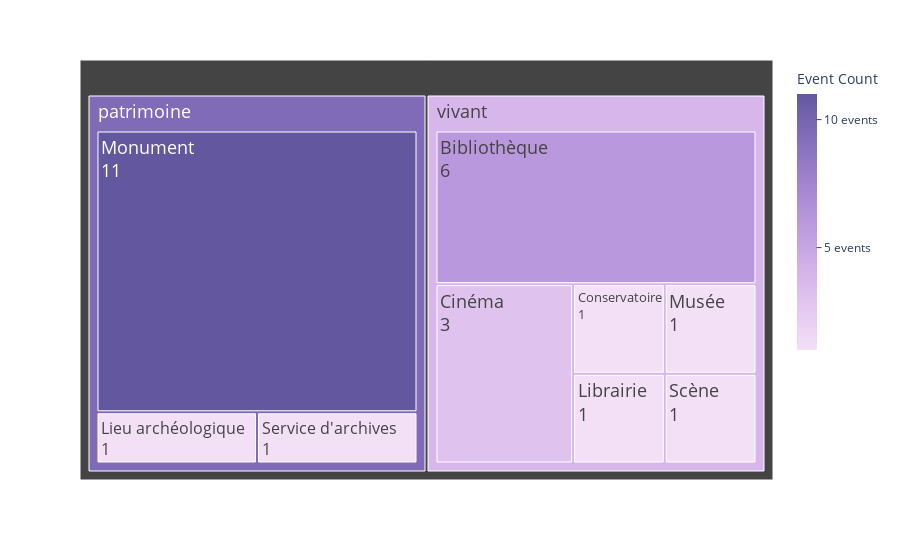

Notebook source saved alongside this figure:
### Code cell
fig = px.treemap(df_filtered, 
                 path=['categorie', 'Type équipement ou lieu'], 
                 values='count', 
                 labels={'count': 'Event Count'},
                 color='count',
                 color_continuous_scale='Purp',
                 hover_data={'count': True})

fig.update_traces(textinfo="label+value", textfont_size=18)

fig.update_layout(
    coloraxis_colorbar=dict(
        title="Event Count",
        thicknessmode="pixels", thickness=20,
        lenmode="pixels", len=300,
        yanchor="top", y=1,
        ticks="outside", ticksuffix=" events",
        dtick=5
    )
)

fig.show()

### Figure 1 — Plotly figure (JSON) as saved in the notebook; plotly's stock layout.template omitted (floating-point values rounded to 4 significant figures)
{"data": [{"branchvalues": "total", "customdata": [[6], [3], [1], [1], [1], [11], [1], [1], [1], [9.462], [3.769]], "domain": {"x": [0, 1], "y": [0, 1]}, "hovertemplate": "labels=%{label}<br>count_sum=%{value}<br>parent=%{parent}<br>id=%{id}<br>Event Count=%{color}<extra></extra>", "ids": ["vivant/Bibliothèque", "vivant/Cinéma", "vivant/Conservatoire", "vivant/Librairie", "patrimoine/Lieu archéologique", "patrimoine/Monument", "vivant/Musée", "vivant/Scène", "patrimoine/Service d'archives", "patrimoine", "vivant"], "labels": ["Bibliothèque", "Cinéma", "Conservatoire", "Librairie", "Lieu archéologique", "Monument", "Musée", "Scène", "Service d'archives", "patrimoine", "vivant"], "marker": {"coloraxis": "coloraxis", "colors": [6, 3, 1, 1, 1, 11, 1, 1, 1, 9.462, 3.769]}, "name": "", "parents": ["vivant", "vivant", "vivant", "vivant", "patrimoine", "patrimoine", "vivant", "vivant", "patrimoine", "", ""], "textfont": {"size": 18}, "textinfo": "label+value", "type": "treemap", "values": [6, 3, 1, 1, 1, 11, 1, 1, 1, 13, 13]}], "layout": {"coloraxis": {"colorbar": {"dtick": 5, "len": 300, "lenmode": "pixels", "thickness": 20, "thicknessmode": "pixels", "ticks": "outside", "ticksuffix": " events", "title": {"text": "Event Count"}, "y": 1, "yanchor": "top"}, "colorscale": [[0, "rgb(243, 224, 247)"], [0.1667, "rgb(228, 199, 241)"], [0.3333, "rgb(209, 175, 232)"], [0.5, "rgb(185, 152, 221)"], [0.6667, "rgb(159, 130, 206)"], [0.8333, "rgb(130, 109, 186)"], [1, "rgb(99, 88, 159)"]]}, "legend": {"tracegroupgap": 0}, "margin": {"t": 60}}}
